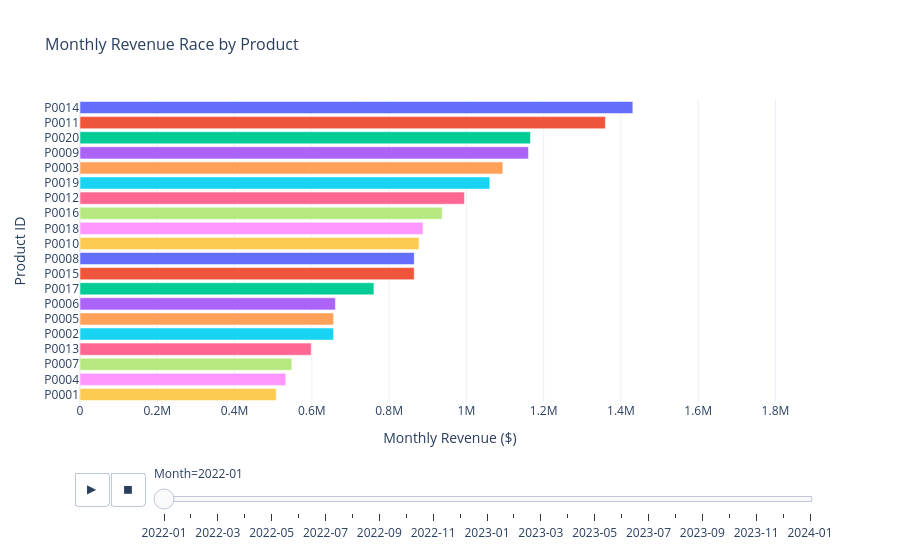

Here is the notebook cell this chart was saved with:
### Markdown cell above
### Top Products Animated Bar Race:-

### Code cell
# ── Interactive: Top Products Animated Bar Race (Plotly) ─────────────────────
monthly_prod = (df.groupby([df['Date'].dt.to_period('M').dt.to_timestamp(), 'Product ID'])['Revenue']
                .sum().reset_index())
monthly_prod.columns = ['Date', 'Product ID', 'Revenue']
monthly_prod['Date_str'] = monthly_prod['Date'].dt.strftime('%Y-%m')

fig = px.bar(monthly_prod.sort_values(['Date_str', 'Revenue'], ascending=[True, False]),
             x='Revenue', y='Product ID', animation_frame='Date_str',
             orientation='h', color='Product ID', range_x=[0, monthly_prod['Revenue'].max() * 1.1],
             title='Monthly Revenue Race by Product',
             labels={'Revenue': 'Monthly Revenue ($)', 'Date_str': 'Month'},
             template='plotly_white')
fig.update_layout(title_font_size=16, showlegend=False)
fig.show()

### Figure 1 — Plotly figure (JSON) as saved in the notebook; plotly's stock layout.template omitted (floating-point values rounded to 4 significant figures)
{"data": [{"alignmentgroup": "True", "hovertemplate": "Product ID=%{y}<br>Month=2022-01<br>Monthly Revenue ($)=%{x}<extra></extra>", "legendgroup": "P0014", "marker": {"color": "#636efa", "pattern": {"shape": ""}}, "name": "P0014", "offsetgroup": "P0014", "orientation": "h", "showlegend": true, "textposition": "auto", "type": "bar", "x": [1431000.0], "xaxis": "x", "y": ["P0014"], "yaxis": "y"}, {"alignmentgroup": "True", "hovertemplate": "Product ID=%{y}<br>Month=2022-01<br>Monthly Revenue ($)=%{x}<extra></extra>", "legendgroup": "P0011", "marker": {"color": "#EF553B", "pattern": {"shape": ""}}, "name": "P0011", "offsetgroup": "P0011", "orientation": "h", "showlegend": true, "textposition": "auto", "type": "bar", "x": [1360000.0], "xaxis": "x", "y": ["P0011"], "yaxis": "y"}, {"alignmentgroup": "True", "hovertemplate": "Product ID=%{y}<br>Month=2022-01<br>Monthly Revenue ($)=%{x}<extra></extra>", "legendgroup": "P0020", "marker": {"color": "#00cc96", "pattern": {"shape": ""}}, "name": "P0020", "offsetgroup": "P0020", "orientation": "h", "showlegend": true, "textposition": "auto", "type": "bar", "x": [1166000.0], "xaxis": "x", "y": ["P0020"], "yaxis": "y"}, {"alignmentgroup": "True", "hovertemplate": "Product ID=%{y}<br>Month=2022-01<br>Monthly Revenue ($)=%{x}<extra></extra>", "legendgroup": "P0009", "marker": {"color": "#ab63fa", "pattern": {"shape": ""}}, "name": "P0009", "offsetgroup": "P0009", "orientation": "h", "showlegend": true, "textposition": "auto", "type": "bar", "x": [1161000.0], "xaxis": "x", "y": ["P0009"], "yaxis": "y"}, {"alignmentgroup": "True", "hovertemplate": "Product ID=%{y}<br>Month=2022-01<br>Monthly Revenue ($)=%{x}<extra></extra>", "legendgroup": "P0003", "marker": {"color": "#FFA15A", "pattern": {"shape": ""}}, "name": "P0003", "offsetgroup": "P0003", "orientation": "h", "showlegend": true, "textposition": "auto", "type": "bar", "x": [1094000.0], "xaxis": "x", "y": ["P0003"], "yaxis": "y"}, {"alignmentgroup": "True", "hovertemplate": "Product ID=%{y}<br>Month=2022-01<br>Monthly Revenue ($)=%{x}<extra></extra>", "legendgroup": "P0019", "marker": {"color": "#19d3f3", "pattern": {"shape": ""}}, "name": "P0019", "offsetgroup": "P0019", "orientation": "h", "showlegend": true, "textposition": "auto", "type": "bar", "x": [1061000.0], "xaxis": "x", "y": ["P0019"], "yaxis": "y"}, {"alignmentgroup": "True", "hovertemplate": "Product ID=%{y}<br>Month=2022-01<br>Monthly Revenue ($)=%{x}<extra></extra>", "legendgroup": "P0012", "marker": {"color": "#FF6692", "pattern": {"shape": ""}}, "name": "P0012", "offsetgroup": "P0012", "orientation": "h", "showlegend": true, "textposition": "auto", "type": "bar", "x": [994900.0], "xaxis": "x", "y": ["P0012"], "yaxis": "y"}, {"alignmentgroup": "True", "hovertemplate": "Product ID=%{y}<br>Month=2022-01<br>Monthly Revenue ($)=%{x}<extra></extra>", "legendgroup": "P0016", "marker": {"color": "#B6E880", "pattern": {"shape": ""}}, "name": "P0016", "offsetgroup": "P0016", "orientation": "h", "showlegend": true, "textposition": "auto", "type": "bar", "x": [937300.0], "xaxis": "x", "y": ["P0016"], "yaxis": "y"}, {"alignmentgroup": "True", "hovertemplate": "Product ID=%{y}<br>Month=2022-01<br>Monthly Revenue ($)=%{x}<extra></extra>", "legendgroup": "P0018", "marker": {"color": "#FF97FF", "pattern": {"shape": ""}}, "name": "P0018", "offsetgroup": "P0018", "orientation": "h", "showlegend": true, "textposition": "auto", "type": "bar", "x": [887600.0], "xaxis": "x", "y": ["P0018"], "yaxis": "y"}, {"alignmentgroup": "True", "hovertemplate": "Product ID=%{y}<br>Month=2022-01<br>Monthly Revenue ($)=%{x}<extra></extra>", "legendgroup": "P0010", "marker": {"color": "#FECB52", "pattern": {"shape": ""}}, "name": "P0010", "offsetgroup": "P0010", "orientation": "h", "showlegend": true, "textposition": "auto", "type": "bar", "x": [877300.0], "xaxis": "x", "y": ["P0010"], "yaxis": "y"}, {"alignmentgroup": "True", "hovertemplate": "Product ID=%{y}<br>Month=2022-01<br>Monthly Revenue ($)=%{x}<extra></extra>", "legendgroup": "P0008", "marker": {"color": "#636efa", "pattern": {"shape": ""}}, "name": "P0008", "offsetgroup": "P0008", "orientation": "h", "showlegend": true, "textposition": "auto", "type": "bar", "x": [865100.0], "xaxis": "x", "y": ["P0008"], "yaxis": "y"}, {"alignmentgroup": "True", "hovertemplate": "Product ID=%{y}<br>Month=2022-01<br>Monthly Revenue ($)=%{x}<extra></extra>", "legendgroup": "P0015", "marker": {"color": "#EF553B", "pattern": {"shape": ""}}, "name": "P0015", "offsetgroup": "P0015", "orientation": "h", "showlegend": true, "textposition": "auto", "type": "bar", "x": [864900.0], "xaxis": "x", "y": ["P0015"], "yaxis": "y"}, {"alignmentgroup": "True", "hovertemplate": "Product ID=%{y}<br>Month=2022-01<br>Monthly Revenue ($)=%{x}<extra></extra>", "legendgroup": "P0017", "marker": {"color": "#00cc96", "pattern": {"shape": ""}}, "name": "P0017", "offsetgroup": "P0017", "orientation": "h", "showlegend": true, "textposition": "auto", "type": "bar", "x": [760600.0], "xaxis": "x", "y": ["P0017"], "yaxis": "y"}, {"alignmentgroup": "True", "hovertemplate": "Product ID=%{y}<br>Month=2022-01<br>Monthly Revenue ($)=%{x}<extra></extra>", "legendgroup": "P0006", "marker": {"color": "#ab63fa", "pattern": {"shape": ""}}, "name": "P0006", "offsetgroup": "P0006", "orientation": "h", "showlegend": true, "textposition": "auto", "type": "bar", "x": [661000.0], "xaxis": "x", "y": ["P0006"], "yaxis": "y"}, {"alignmentgroup": "True", "hovertemplate": "Product ID=%{y}<br>Month=2022-01<br>Monthly Revenue ($)=%{x}<extra></extra>", "legendgroup": "P0005", "marker": {"color": "#FFA15A", "pattern": {"shape": ""}}, "name": "P0005", "offsetgroup": "P0005", "orientation": "h", "showlegend": true, "textposition": "auto", "type": "bar", "x": [656300.0], "xaxis": "x", "y": ["P0005"], "yaxis": "y"}, {"alignmentgroup": "True", "hovertemplate": "Product ID=%{y}<br>Month=2022-01<br>Monthly Revenue ($)=%{x}<extra></extra>", "legendgroup": "P0002", "marker": {"color": "#19d3f3", "pattern": {"shape": ""}}, "name": "P0002", "offsetgroup": "P0002", "orientation": "h", "showlegend": true, "textposition": "auto", "type": "bar", "x": [656200.0], "xaxis": "x", "y": ["P0002"], "yaxis": "y"}, {"alignmentgroup": "True", "hovertemplate": "Product ID=%{y}<br>Month=2022-01<br>Monthly Revenue ($)=%{x}<extra></extra>", "legendgroup": "P0013", "marker": {"color": "#FF6692", "pattern": {"shape": ""}}, "name": "P0013", "offsetgroup": "P0013", "orientation": "h", "showlegend": true, "textposition": "auto", "type": "bar", "x": [598500.0], "xaxis": "x", "y": ["P0013"], "yaxis": "y"}, {"alignmentgroup": "True", "hovertemplate": "Product ID=%{y}<br>Month=2022-01<br>Monthly Revenue ($)=%{x}<extra></extra>", "legendgroup": "P0007", "marker": {"color": "#B6E880", "pattern": {"shape": ""}}, "name": "P0007", "offsetgroup": "P0007", "orientation": "h", "showlegend": true, "textposition": "auto", "type": "bar", "x": [548100.0], "xaxis": "x", "y": ["P0007"], "yaxis": "y"}, {"alignmentgroup": "True", "hovertemplate": "Product ID=%{y}<br>Month=2022-01<br>Monthly Revenue ($)=%{x}<extra></extra>", "legendgroup": "P0004", "marker": {"color": "#FF97FF", "pattern": {"shape": ""}}, "name": "P0004", "offsetgroup": "P0004", "orientation": "h", "showlegend": true, "textposition": "auto", "type": "bar", "x": [532600.0], "xaxis": "x", "y": ["P0004"], "yaxis": "y"}, {"alignmentgroup": "True", "hovertemplate": "Product ID=%{y}<br>Month=2022-01<br>Monthly Revenue ($)=%{x}<extra></extra>", "legendgroup": "P0001", "marker": {"color": "#FECB52", "pattern": {"shape": ""}}, "name": "P0001", "offsetgroup": "P0001", "orientation": "h", "showlegend": true, "textposition": "auto", "type": "bar", "x": [507900.0], "xaxis": "x", "y": ["P0001"], "yaxis": "y"}], "layout": {"barmode": "relative", "legend": {"title": {"text": "Product ID"}, "tracegroupgap": 0}, "showlegend": false, "sliders": [{"active": 0, "currentvalue": {"prefix": "Month="}, "len": 0.9, "pad": {"b": 10, "t": 60}, "steps": [{"args": [["2022-01"], {"frame": {"duration": 0, "redraw": true}, "fromcurrent": true, "mode": "immediate", "transition": {"duration": 0, "easing": "linear"}}], "label": "2022-01", "method": "animate"}, {"args": [["2022-02"], {"frame": {"duration": 0, "redraw": true}, "fromcurrent": true, "mode": "immediate", "transition": {"duration": 0, "easing": "linear"}}], "label": "2022-02", "method": "animate"}, {"args": [["2022-03"], {"frame": {"duration": 0, "redraw": true}, "fromcurrent": true, "mode": "immediate", "transition": {"duration": 0, "easing": "linear"}}], "label": "2022-03", "method": "animate"}, {"args": [["2022-04"], {"frame": {"duration": 0, "redraw": true}, "fromcurrent": true, "mode": "immediate", "transition": {"duration": 0, "easing": "linear"}}], "label": "2022-04", "method": "animate"}, {"args": [["2022-05"], {"frame": {"duration": 0, "redraw": true}, "fromcurrent": true, "mode": "immediate", "transition": {"duration": 0, "easing": "linear"}}], "label": "2022-05", "method": "animate"}, {"args": [["2022-06"], {"frame": {"duration": 0, "redraw": true}, "fromcurrent": true, "mode": "immediate", "transition": {"duration": 0, "easing": "linear"}}], "label": "2022-06", "method": "animate"}, {"args": [["2022-07"], {"frame": {"duration": 0, "redraw": true}, "fromcurrent": true, "mode": "immediate", "transition": {"duration": 0, "easing": "linear"}}], "label": "2022-07", "method": "animate"}, {"args": [["2022-08"], {"frame": {"duration": 0, "redraw": true}, "fromcurrent": true, "mode": "immediate", "transition": {"duration": 0, "easing": "linear"}}], "label": "2022-08", "method": "animate"}, {"args": [["2022-09"], {"frame": {"duration": 0, "redraw": true}, "fromcurrent": true, "mode": "immediate", "transition": {"duration": 0, "easing": "linear"}}], "label": "2022-09", "method": "animate"}, {"args": [["2022-10"], {"frame": {"duration": 0, "redraw": true}, "fromcurrent": true, "mode": "immediate", "transition": {"duration": 0, "easing": "linear"}}], "label": "2022-10", "method": "animate"}, {"args": [["2022-11"], {"frame": {"duration": 0, "redraw": true}, "fromcurrent": true, "mode": "immediate", "transition": {"duration": 0, "easing": "linear"}}], "label": "2022-11", "method": "animate"}, {"args": [["2022-12"], {"frame": {"duration": 0, "redraw": true}, "fromcurrent": true, "mode": "immediate", "transition": {"duration": 0, "easing": "linear"}}], "label": "2022-12", "method": "animate"}, {"args": [["2023-01"], {"frame": {"duration": 0, "redraw": true}, "fromcurrent": true, "mode": "immediate", "transition": {"duration": 0, "easing": "linear"}}], "label": "2023-01", "method": "animate"}, {"args": [["2023-02"], {"frame": {"duration": 0, "redraw": true}, "fromcurrent": true, "mode": "immediate", "transition": {"duration": 0, "easing": "linear"}}], "label": "2023-02", "method": "animate"}, {"args": [["2023-03"], {"frame": {"duration": 0, "redraw": true}, "fromcurrent": true, "mode": "immediate", "transition": {"duration": 0, "easing": "linear"}}], "label": "2023-03", "method": "animate"}, {"args": [["2023-04"], {"frame": {"duration": 0, "redraw": true}, "fromcurrent": true, "mode": "immediate", "transition": {"duration": 0, "easing": "linear"}}], "label": "2023-04", "method": "animate"}, {"args": [["2023-05"], {"frame": {"duration": 0, "redraw": true}, "fromcurrent": true, "mode": "immediate", "transition": {"duration": 0, "easing": "linear"}}], "label": "2023-05", "method": "animate"}, {"args": [["2023-06"], {"frame": {"duration": 0, "redraw": true}, "fromcurrent": true, "mode": "immediate", "transition": {"duration": 0, "easing": "linear"}}], "label": "2023-06", "method": "animate"}, {"args": [["2023-07"], {"frame": {"duration": 0, "redraw": true}, "fromcurrent": true, "mode": "immediate", "transition": {"duration": 0, "easing": "linear"}}], "label": "2023-07", "method": "animate"}, {"args": [["2023-08"], {"frame": {"duration": 0, "redraw": true}, "fromcurrent": true, "mode": "immediate", "transition": {"duration": 0, "easing": "linear"}}], "label": "2023-08", "method": "animate"}, {"args": [["2023-09"], {"frame": {"duration": 0, "redraw": true}, "fromcurrent": true, "mode": "immediate", "transition": {"duration": 0, "easing": "linear"}}], "label": "2023-09", "method": "animate"}, {"args": [["2023-10"], {"frame": {"duration": 0, "redraw": true}, "fromcurrent": true, "mode": "immediate", "transition": {"duration": 0, "easing": "linear"}}], "label": "2023-10", "method": "animate"}, {"args": [["2023-11"], {"frame": {"duration": 0, "redraw": true}, "fromcurrent": true, "mode": "immediate", "transition": {"duration": 0, "easing": "linear"}}], "label": "2023-11", "method": "animate"}, {"args": [["2023-12"], {"frame": {"duration": 0, "redraw": true}, "fromcurrent": true, "mode": "immediate", "transition": {"duration": 0, "easing": "linear"}}], "label": "2023-12", "method": "animate"}, {"args": [["2024-01"], {"frame": {"duration": 0, "redraw": true}, "fromcurrent": true, "mode": "immediate", "transition": {"duration": 0, "easing": "linear"}}], "label": "2024-01", "method": "animate"}], "x": 0.1, "xanchor": "left", "y": 0, "yanchor": "top"}], "title": {"font": {"size": 16}, "text": "Monthly Revenue Race by Product"}, "updatemenus": [{"buttons": [{"args": [null, {"frame": {"duration": 500, "redraw": true}, "fromcurrent": true, "mode": "immediate", "transition": {"duration": 500, "easing": "linear"}}], "label": "&#9654;", "method": "animate"}, {"args": [[null], {"frame": {"duration": 0, "redraw": true}, "fromcurrent": true, "mode": "immediate", "transition": {"duration": 0, "easing": "linear"}}], "label": "&#9724;", "method": "animate"}], "direction": "left", "pad": {"r": 10, "t": 70}, "showactive": false, "type": "buttons", "x": 0.1, "xanchor": "right", "y": 0, "yanchor": "top"}], "xaxis": {"anchor": "y", "domain": [0, 1], "range": [0, 1915000.0], "title": {"text": "Monthly Revenue ($)"}}, "yaxis": {"anchor": "x", "categoryarray": ["P0001", "P0004", "P0007", "P0013", "P0002", "P0005", "P0006", "P0017", "P0015", "P0008", "P0010", "P0018", "P0016", "P0012", "P0019", "P0003", "P0009", "P0020", "P0011", "P0014"], "categoryorder": "array", "domain": [0, 1], "title": {"text": "Product ID"}}}}
